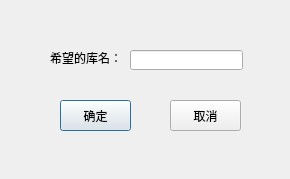
<?xml version="1.0" encoding="UTF-8"?>
<ui version="4.0">
 <class>DialogDbNew</class>
 <widget class="QDialog" name="DialogDbNew">
  <property name="geometry">
   <rect>
    <x>0</x>
    <y>0</y>
    <width>290</width>
    <height>179</height>
   </rect>
  </property>
  <property name="windowTitle">
   <string>Dialog</string>
  </property>
  <widget class="QLineEdit" name="lineEdit">
   <property name="geometry">
    <rect>
     <x>130</x>
     <y>50</y>
     <width>113</width>
     <height>20</height>
    </rect>
   </property>
  </widget>
  <widget class="QLabel" name="label">
   <property name="geometry">
    <rect>
     <x>50</x>
     <y>50</y>
     <width>81</width>
     <height>16</height>
    </rect>
   </property>
   <property name="text">
    <string>希望的库名：</string>
   </property>
  </widget>
  <widget class="QPushButton" name="pushButton">
   <property name="geometry">
    <rect>
     <x>60</x>
     <y>100</y>
     <width>71</width>
     <height>31</height>
    </rect>
   </property>
   <property name="text">
    <string>确定</string>
   </property>
  </widget>
  <widget class="QPushButton" name="pushButton_2">
   <property name="geometry">
    <rect>
     <x>170</x>
     <y>100</y>
     <width>71</width>
     <height>31</height>
    </rect>
   </property>
   <property name="text">
    <string>取消</string>
   </property>
  </widget>
 </widget>
 <resources/>
 <connections/>
</ui>
